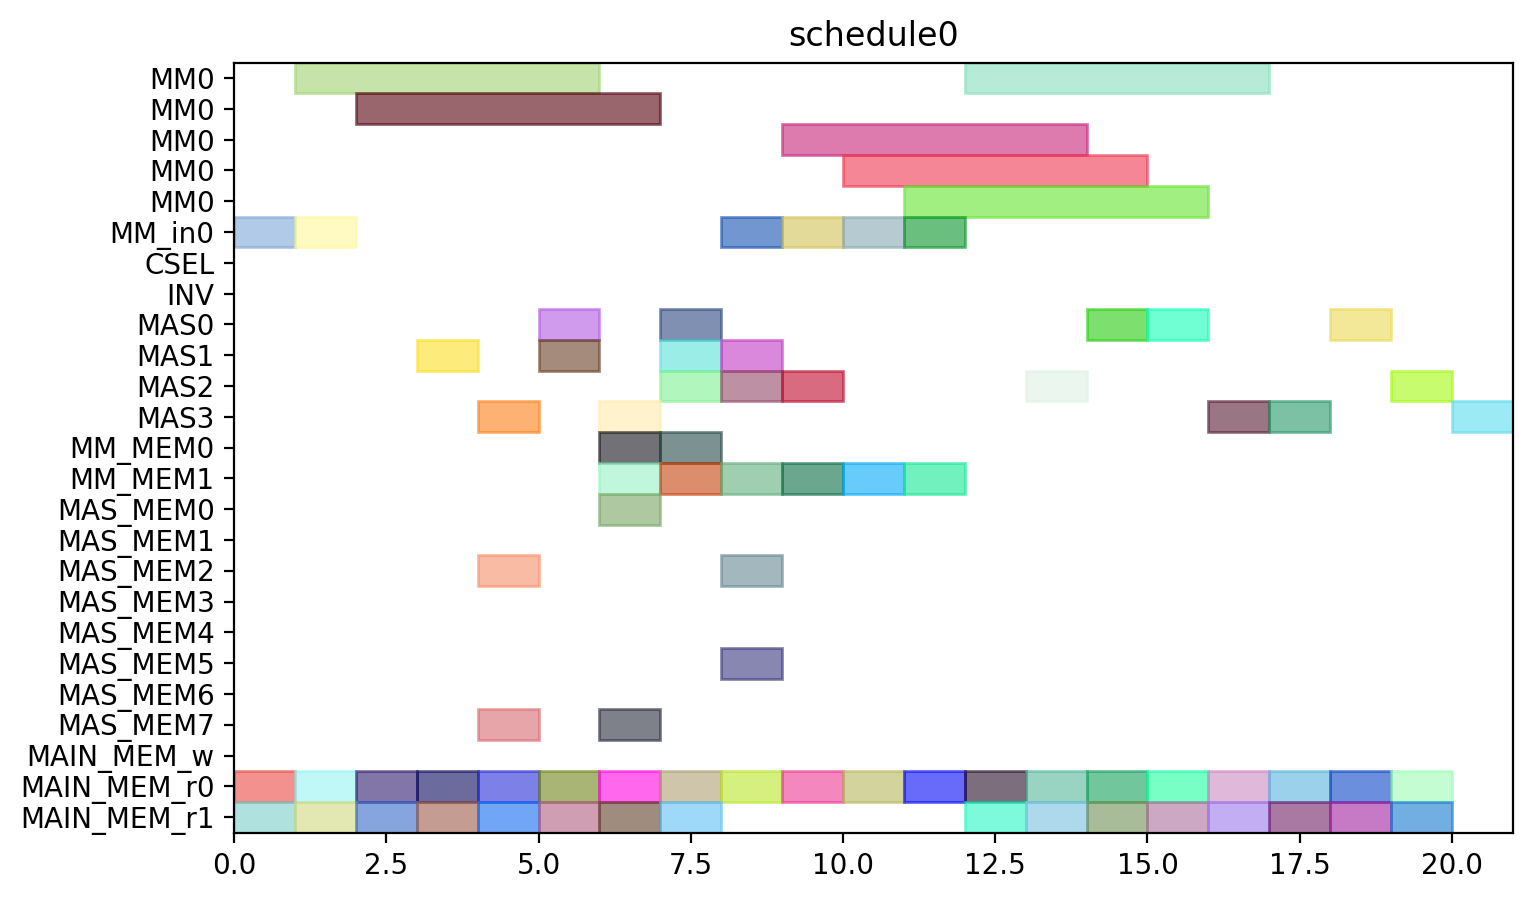

This chart was generated by the following Python code:
from pyschedule import Scenario, solvers, plotters, alt


def solve():
	horizon = 90
	S = Scenario("schedule0", horizon=horizon)

	# resource
	MM = S.Resources('MM', num=1, size=5)
	MM_in = S.Resources('MM_in', num=1)
	CSEL = S.Resource('CSEL')
	INV = S.Resource('INV')
	MAS = S.Resources('MAS', num=4, size=1, periods=range(1, horizon))
	MM_MEM = S.Resources('MM_MEM', num=2)
	MAS_MEM = S.Resources('MAS_MEM', num=8)
	MAIN_MEM_w = S.Resource('MAIN_MEM_w', size=1)
	MAIN_MEM_r = S.Resources('MAIN_MEM_r', num=2)

	# result of previous scheduling

	# new tasks
	c_qinv_denom_inv0_in = S.Task('c_qinv_denom_inv0_in', length=1, delay_cost=1)
	c_qinv_denom_inv0_in += alt(MM_in)
	c_qinv_denom_inv0 = S.Task('c_qinv_denom_inv0', length=5, delay_cost=1)
	c_qinv_denom_inv0 += alt(MM)
	S += c_qinv_denom_inv0>=c_qinv_denom_inv0_in

	c_qinv_denom_inv0_mem0 = S.Task('c_qinv_denom_inv0_mem0', length=1, delay_cost=1)
	c_qinv_denom_inv0_mem0 += MAIN_MEM_r[0]
	S += c_qinv_denom_inv0_mem0 <= c_qinv_denom_inv0

	c_qinv_denom_inv0_mem1 = S.Task('c_qinv_denom_inv0_mem1', length=1, delay_cost=1)
	c_qinv_denom_inv0_mem1 += MAIN_MEM_r[1]
	S += c_qinv_denom_inv0_mem1 <= c_qinv_denom_inv0

	c_qinv_denom_inv1__in = S.Task('c_qinv_denom_inv1__in', length=1, delay_cost=1)
	c_qinv_denom_inv1__in += alt(MM_in)
	c_qinv_denom_inv1_ = S.Task('c_qinv_denom_inv1_', length=5, delay_cost=1)
	c_qinv_denom_inv1_ += alt(MM)
	S += c_qinv_denom_inv1_>=c_qinv_denom_inv1__in

	c_qinv_denom_inv1__mem0 = S.Task('c_qinv_denom_inv1__mem0', length=1, delay_cost=1)
	c_qinv_denom_inv1__mem0 += MAIN_MEM_r[0]
	S += c_qinv_denom_inv1__mem0 <= c_qinv_denom_inv1_

	c_qinv_denom_inv1__mem1 = S.Task('c_qinv_denom_inv1__mem1', length=1, delay_cost=1)
	c_qinv_denom_inv1__mem1 += MAIN_MEM_r[1]
	S += c_qinv_denom_inv1__mem1 <= c_qinv_denom_inv1_

	c_qinv0_t2 = S.Task('c_qinv0_t2', length=1, delay_cost=1)
	c_qinv0_t2 += alt(MAS)

	c_qinv0_t2_mem0 = S.Task('c_qinv0_t2_mem0', length=1, delay_cost=1)
	c_qinv0_t2_mem0 += MAIN_MEM_r[0]
	S += c_qinv0_t2_mem0 <= c_qinv0_t2

	c_qinv0_t2_mem1 = S.Task('c_qinv0_t2_mem1', length=1, delay_cost=1)
	c_qinv0_t2_mem1 += MAIN_MEM_r[1]
	S += c_qinv0_t2_mem1 <= c_qinv0_t2

	c_qinv1__t2 = S.Task('c_qinv1__t2', length=1, delay_cost=1)
	c_qinv1__t2 += alt(MAS)

	c_qinv1__t2_mem0 = S.Task('c_qinv1__t2_mem0', length=1, delay_cost=1)
	c_qinv1__t2_mem0 += MAIN_MEM_r[0]
	S += c_qinv1__t2_mem0 <= c_qinv1__t2

	c_qinv1__t2_mem1 = S.Task('c_qinv1__t2_mem1', length=1, delay_cost=1)
	c_qinv1__t2_mem1 += MAIN_MEM_r[1]
	S += c_qinv1__t2_mem1 <= c_qinv1__t2

	c0_t0_t2 = S.Task('c0_t0_t2', length=1, delay_cost=1)
	c0_t0_t2 += alt(MAS)

	c0_t0_t2_mem0 = S.Task('c0_t0_t2_mem0', length=1, delay_cost=1)
	c0_t0_t2_mem0 += MAIN_MEM_r[0]
	S += c0_t0_t2_mem0 <= c0_t0_t2

	c0_t0_t2_mem1 = S.Task('c0_t0_t2_mem1', length=1, delay_cost=1)
	c0_t0_t2_mem1 += MAIN_MEM_r[1]
	S += c0_t0_t2_mem1 <= c0_t0_t2

	c0_t1_t2 = S.Task('c0_t1_t2', length=1, delay_cost=1)
	c0_t1_t2 += alt(MAS)

	c0_t1_t2_mem0 = S.Task('c0_t1_t2_mem0', length=1, delay_cost=1)
	c0_t1_t2_mem0 += MAIN_MEM_r[0]
	S += c0_t1_t2_mem0 <= c0_t1_t2

	c0_t1_t2_mem1 = S.Task('c0_t1_t2_mem1', length=1, delay_cost=1)
	c0_t1_t2_mem1 += MAIN_MEM_r[1]
	S += c0_t1_t2_mem1 <= c0_t1_t2

	c0_t20 = S.Task('c0_t20', length=1, delay_cost=1)
	c0_t20 += alt(MAS)

	c0_t20_mem0 = S.Task('c0_t20_mem0', length=1, delay_cost=1)
	c0_t20_mem0 += MAIN_MEM_r[0]
	S += c0_t20_mem0 <= c0_t20

	c0_t20_mem1 = S.Task('c0_t20_mem1', length=1, delay_cost=1)
	c0_t20_mem1 += MAIN_MEM_r[1]
	S += c0_t20_mem1 <= c0_t20

	c0_t21 = S.Task('c0_t21', length=1, delay_cost=1)
	c0_t21 += alt(MAS)

	c0_t21_mem0 = S.Task('c0_t21_mem0', length=1, delay_cost=1)
	c0_t21_mem0 += MAIN_MEM_r[0]
	S += c0_t21_mem0 <= c0_t21

	c0_t21_mem1 = S.Task('c0_t21_mem1', length=1, delay_cost=1)
	c0_t21_mem1 += MAIN_MEM_r[1]
	S += c0_t21_mem1 <= c0_t21

	c1_t0_t2 = S.Task('c1_t0_t2', length=1, delay_cost=1)
	c1_t0_t2 += alt(MAS)

	c1_t0_t2_mem0 = S.Task('c1_t0_t2_mem0', length=1, delay_cost=1)
	c1_t0_t2_mem0 += MAIN_MEM_r[0]
	S += c1_t0_t2_mem0 <= c1_t0_t2

	c1_t0_t2_mem1 = S.Task('c1_t0_t2_mem1', length=1, delay_cost=1)
	c1_t0_t2_mem1 += MAIN_MEM_r[1]
	S += c1_t0_t2_mem1 <= c1_t0_t2

	c1_t1_t2 = S.Task('c1_t1_t2', length=1, delay_cost=1)
	c1_t1_t2 += alt(MAS)

	c1_t1_t2_mem0 = S.Task('c1_t1_t2_mem0', length=1, delay_cost=1)
	c1_t1_t2_mem0 += MAIN_MEM_r[0]
	S += c1_t1_t2_mem0 <= c1_t1_t2

	c1_t1_t2_mem1 = S.Task('c1_t1_t2_mem1', length=1, delay_cost=1)
	c1_t1_t2_mem1 += MAIN_MEM_r[1]
	S += c1_t1_t2_mem1 <= c1_t1_t2

	c1_t20 = S.Task('c1_t20', length=1, delay_cost=1)
	c1_t20 += alt(MAS)

	c1_t20_mem0 = S.Task('c1_t20_mem0', length=1, delay_cost=1)
	c1_t20_mem0 += MAIN_MEM_r[0]
	S += c1_t20_mem0 <= c1_t20

	c1_t20_mem1 = S.Task('c1_t20_mem1', length=1, delay_cost=1)
	c1_t20_mem1 += MAIN_MEM_r[1]
	S += c1_t20_mem1 <= c1_t20

	c1_t21 = S.Task('c1_t21', length=1, delay_cost=1)
	c1_t21 += alt(MAS)

	c1_t21_mem0 = S.Task('c1_t21_mem0', length=1, delay_cost=1)
	c1_t21_mem0 += MAIN_MEM_r[0]
	S += c1_t21_mem0 <= c1_t21

	c1_t21_mem1 = S.Task('c1_t21_mem1', length=1, delay_cost=1)
	c1_t21_mem1 += MAIN_MEM_r[1]
	S += c1_t21_mem1 <= c1_t21

	c2_t0_t2 = S.Task('c2_t0_t2', length=1, delay_cost=1)
	c2_t0_t2 += alt(MAS)

	c2_t0_t2_mem0 = S.Task('c2_t0_t2_mem0', length=1, delay_cost=1)
	c2_t0_t2_mem0 += MAIN_MEM_r[0]
	S += c2_t0_t2_mem0 <= c2_t0_t2

	c2_t0_t2_mem1 = S.Task('c2_t0_t2_mem1', length=1, delay_cost=1)
	c2_t0_t2_mem1 += MAIN_MEM_r[1]
	S += c2_t0_t2_mem1 <= c2_t0_t2

	c2_t1_t2 = S.Task('c2_t1_t2', length=1, delay_cost=1)
	c2_t1_t2 += alt(MAS)

	c2_t1_t2_mem0 = S.Task('c2_t1_t2_mem0', length=1, delay_cost=1)
	c2_t1_t2_mem0 += MAIN_MEM_r[0]
	S += c2_t1_t2_mem0 <= c2_t1_t2

	c2_t1_t2_mem1 = S.Task('c2_t1_t2_mem1', length=1, delay_cost=1)
	c2_t1_t2_mem1 += MAIN_MEM_r[1]
	S += c2_t1_t2_mem1 <= c2_t1_t2

	c2_t20 = S.Task('c2_t20', length=1, delay_cost=1)
	c2_t20 += alt(MAS)

	c2_t20_mem0 = S.Task('c2_t20_mem0', length=1, delay_cost=1)
	c2_t20_mem0 += MAIN_MEM_r[0]
	S += c2_t20_mem0 <= c2_t20

	c2_t20_mem1 = S.Task('c2_t20_mem1', length=1, delay_cost=1)
	c2_t20_mem1 += MAIN_MEM_r[1]
	S += c2_t20_mem1 <= c2_t20

	c2_t21 = S.Task('c2_t21', length=1, delay_cost=1)
	c2_t21 += alt(MAS)

	c2_t21_mem0 = S.Task('c2_t21_mem0', length=1, delay_cost=1)
	c2_t21_mem0 += MAIN_MEM_r[0]
	S += c2_t21_mem0 <= c2_t21

	c2_t21_mem1 = S.Task('c2_t21_mem1', length=1, delay_cost=1)
	c2_t21_mem1 += MAIN_MEM_r[1]
	S += c2_t21_mem1 <= c2_t21

	c_qinv0_t0_in = S.Task('c_qinv0_t0_in', length=1, delay_cost=1)
	c_qinv0_t0_in += alt(MM_in)
	c_qinv0_t0 = S.Task('c_qinv0_t0', length=5, delay_cost=1)
	c_qinv0_t0 += alt(MM)
	S += c_qinv0_t0>=c_qinv0_t0_in

	c_qinv0_t0_mem0 = S.Task('c_qinv0_t0_mem0', length=1, delay_cost=1)
	c_qinv0_t0_mem0 += MAIN_MEM_r[0]
	S += c_qinv0_t0_mem0 <= c_qinv0_t0

	c_qinv0_t0_mem1 = S.Task('c_qinv0_t0_mem1', length=1, delay_cost=1)
	c_qinv0_t0_mem1 += alt(MM_MEM)
	S += (c_qinv_denom_inv0*MM[0])-1 < c_qinv0_t0_mem1*MM_MEM[1]
	S += c_qinv0_t0_mem1 <= c_qinv0_t0

	c_qinv0_t1_in = S.Task('c_qinv0_t1_in', length=1, delay_cost=1)
	c_qinv0_t1_in += alt(MM_in)
	c_qinv0_t1 = S.Task('c_qinv0_t1', length=5, delay_cost=1)
	c_qinv0_t1 += alt(MM)
	S += c_qinv0_t1>=c_qinv0_t1_in

	c_qinv0_t1_mem0 = S.Task('c_qinv0_t1_mem0', length=1, delay_cost=1)
	c_qinv0_t1_mem0 += MAIN_MEM_r[0]
	S += c_qinv0_t1_mem0 <= c_qinv0_t1

	c_qinv0_t1_mem1 = S.Task('c_qinv0_t1_mem1', length=1, delay_cost=1)
	c_qinv0_t1_mem1 += alt(MM_MEM)
	S += (c_qinv_denom_inv1_*MM[0])-1 < c_qinv0_t1_mem1*MM_MEM[1]
	S += c_qinv0_t1_mem1 <= c_qinv0_t1

	c_qinv0_t3 = S.Task('c_qinv0_t3', length=1, delay_cost=1)
	c_qinv0_t3 += alt(MAS)

	c_qinv0_t3_mem0 = S.Task('c_qinv0_t3_mem0', length=1, delay_cost=1)
	c_qinv0_t3_mem0 += alt(MM_MEM)
	S += (c_qinv_denom_inv0*MM[0])-1 < c_qinv0_t3_mem0*MM_MEM[0]
	S += c_qinv0_t3_mem0 <= c_qinv0_t3

	c_qinv0_t3_mem1 = S.Task('c_qinv0_t3_mem1', length=1, delay_cost=1)
	c_qinv0_t3_mem1 += alt(MM_MEM)
	S += (c_qinv_denom_inv1_*MM[0])-1 < c_qinv0_t3_mem1*MM_MEM[1]
	S += c_qinv0_t3_mem1 <= c_qinv0_t3

	c_qinv1__t0_in = S.Task('c_qinv1__t0_in', length=1, delay_cost=1)
	c_qinv1__t0_in += alt(MM_in)
	c_qinv1__t0 = S.Task('c_qinv1__t0', length=5, delay_cost=1)
	c_qinv1__t0 += alt(MM)
	S += c_qinv1__t0>=c_qinv1__t0_in

	c_qinv1__t0_mem0 = S.Task('c_qinv1__t0_mem0', length=1, delay_cost=1)
	c_qinv1__t0_mem0 += MAIN_MEM_r[0]
	S += c_qinv1__t0_mem0 <= c_qinv1__t0

	c_qinv1__t0_mem1 = S.Task('c_qinv1__t0_mem1', length=1, delay_cost=1)
	c_qinv1__t0_mem1 += alt(MM_MEM)
	S += (c_qinv_denom_inv0*MM[0])-1 < c_qinv1__t0_mem1*MM_MEM[1]
	S += c_qinv1__t0_mem1 <= c_qinv1__t0

	c_qinv1__t1_in = S.Task('c_qinv1__t1_in', length=1, delay_cost=1)
	c_qinv1__t1_in += alt(MM_in)
	c_qinv1__t1 = S.Task('c_qinv1__t1', length=5, delay_cost=1)
	c_qinv1__t1 += alt(MM)
	S += c_qinv1__t1>=c_qinv1__t1_in

	c_qinv1__t1_mem0 = S.Task('c_qinv1__t1_mem0', length=1, delay_cost=1)
	c_qinv1__t1_mem0 += MAIN_MEM_r[0]
	S += c_qinv1__t1_mem0 <= c_qinv1__t1

	c_qinv1__t1_mem1 = S.Task('c_qinv1__t1_mem1', length=1, delay_cost=1)
	c_qinv1__t1_mem1 += alt(MM_MEM)
	S += (c_qinv_denom_inv1_*MM[0])-1 < c_qinv1__t1_mem1*MM_MEM[1]
	S += c_qinv1__t1_mem1 <= c_qinv1__t1

	c_qinv1__t3 = S.Task('c_qinv1__t3', length=1, delay_cost=1)
	c_qinv1__t3 += alt(MAS)

	c_qinv1__t3_mem0 = S.Task('c_qinv1__t3_mem0', length=1, delay_cost=1)
	c_qinv1__t3_mem0 += alt(MM_MEM)
	S += (c_qinv_denom_inv0*MM[0])-1 < c_qinv1__t3_mem0*MM_MEM[0]
	S += c_qinv1__t3_mem0 <= c_qinv1__t3

	c_qinv1__t3_mem1 = S.Task('c_qinv1__t3_mem1', length=1, delay_cost=1)
	c_qinv1__t3_mem1 += alt(MM_MEM)
	S += (c_qinv_denom_inv1_*MM[0])-1 < c_qinv1__t3_mem1*MM_MEM[1]
	S += c_qinv1__t3_mem1 <= c_qinv1__t3

	c0_t4_t2 = S.Task('c0_t4_t2', length=1, delay_cost=1)
	c0_t4_t2 += alt(MAS)

	c0_t4_t2_mem0 = S.Task('c0_t4_t2_mem0', length=1, delay_cost=1)
	c0_t4_t2_mem0 += alt(MAS_MEM)
	S += (c0_t20*MAS[0])-1 < c0_t4_t2_mem0*MAS_MEM[0]
	S += (c0_t20*MAS[1])-1 < c0_t4_t2_mem0*MAS_MEM[2]
	S += (c0_t20*MAS[2])-1 < c0_t4_t2_mem0*MAS_MEM[4]
	S += (c0_t20*MAS[3])-1 < c0_t4_t2_mem0*MAS_MEM[6]
	S += c0_t4_t2_mem0 <= c0_t4_t2

	c0_t4_t2_mem1 = S.Task('c0_t4_t2_mem1', length=1, delay_cost=1)
	c0_t4_t2_mem1 += alt(MAS_MEM)
	S += (c0_t21*MAS[0])-1 < c0_t4_t2_mem1*MAS_MEM[1]
	S += (c0_t21*MAS[1])-1 < c0_t4_t2_mem1*MAS_MEM[3]
	S += (c0_t21*MAS[2])-1 < c0_t4_t2_mem1*MAS_MEM[5]
	S += (c0_t21*MAS[3])-1 < c0_t4_t2_mem1*MAS_MEM[7]
	S += c0_t4_t2_mem1 <= c0_t4_t2

	c1_t4_t2 = S.Task('c1_t4_t2', length=1, delay_cost=1)
	c1_t4_t2 += alt(MAS)

	c1_t4_t2_mem0 = S.Task('c1_t4_t2_mem0', length=1, delay_cost=1)
	c1_t4_t2_mem0 += alt(MAS_MEM)
	S += (c1_t20*MAS[0])-1 < c1_t4_t2_mem0*MAS_MEM[0]
	S += (c1_t20*MAS[1])-1 < c1_t4_t2_mem0*MAS_MEM[2]
	S += (c1_t20*MAS[2])-1 < c1_t4_t2_mem0*MAS_MEM[4]
	S += (c1_t20*MAS[3])-1 < c1_t4_t2_mem0*MAS_MEM[6]
	S += c1_t4_t2_mem0 <= c1_t4_t2

	c1_t4_t2_mem1 = S.Task('c1_t4_t2_mem1', length=1, delay_cost=1)
	c1_t4_t2_mem1 += alt(MAS_MEM)
	S += (c1_t21*MAS[0])-1 < c1_t4_t2_mem1*MAS_MEM[1]
	S += (c1_t21*MAS[1])-1 < c1_t4_t2_mem1*MAS_MEM[3]
	S += (c1_t21*MAS[2])-1 < c1_t4_t2_mem1*MAS_MEM[5]
	S += (c1_t21*MAS[3])-1 < c1_t4_t2_mem1*MAS_MEM[7]
	S += c1_t4_t2_mem1 <= c1_t4_t2

	c2_t4_t2 = S.Task('c2_t4_t2', length=1, delay_cost=1)
	c2_t4_t2 += alt(MAS)

	c2_t4_t2_mem0 = S.Task('c2_t4_t2_mem0', length=1, delay_cost=1)
	c2_t4_t2_mem0 += alt(MAS_MEM)
	S += (c2_t20*MAS[0])-1 < c2_t4_t2_mem0*MAS_MEM[0]
	S += (c2_t20*MAS[1])-1 < c2_t4_t2_mem0*MAS_MEM[2]
	S += (c2_t20*MAS[2])-1 < c2_t4_t2_mem0*MAS_MEM[4]
	S += (c2_t20*MAS[3])-1 < c2_t4_t2_mem0*MAS_MEM[6]
	S += c2_t4_t2_mem0 <= c2_t4_t2

	c2_t4_t2_mem1 = S.Task('c2_t4_t2_mem1', length=1, delay_cost=1)
	c2_t4_t2_mem1 += alt(MAS_MEM)
	S += (c2_t21*MAS[0])-1 < c2_t4_t2_mem1*MAS_MEM[1]
	S += (c2_t21*MAS[1])-1 < c2_t4_t2_mem1*MAS_MEM[3]
	S += (c2_t21*MAS[2])-1 < c2_t4_t2_mem1*MAS_MEM[5]
	S += (c2_t21*MAS[3])-1 < c2_t4_t2_mem1*MAS_MEM[7]
	S += c2_t4_t2_mem1 <= c2_t4_t2

	solvers.mip.solve(S,msg=1,kind='CPLEX',ratio_gap=1.01)

	solution = [['hoge']*len(S.solution()[1]) for i in range(len(S.solution()))]
	for i in range(len(S.solution())):
		for j in range(len(S.solution()[i])):
			solution[i][j]=str(S.solution()[i][j])
	print(solution)

	cycles = int(solution[-1][3])

	pic_file_name = "/home/mfukuda/ABE/multiRAM_multiMAS_16mux/scheduling_result/stage5MM1_stage1MAS4/FP12_INV_AFTER_FPINV/schedule0.png"
	if(S.solution() != []):
		plotters.matplotlib.plot(S,img_filename=pic_file_name, show_task_labels=False, fig_size=(cycles*0.25+3, 5))

	return solution
